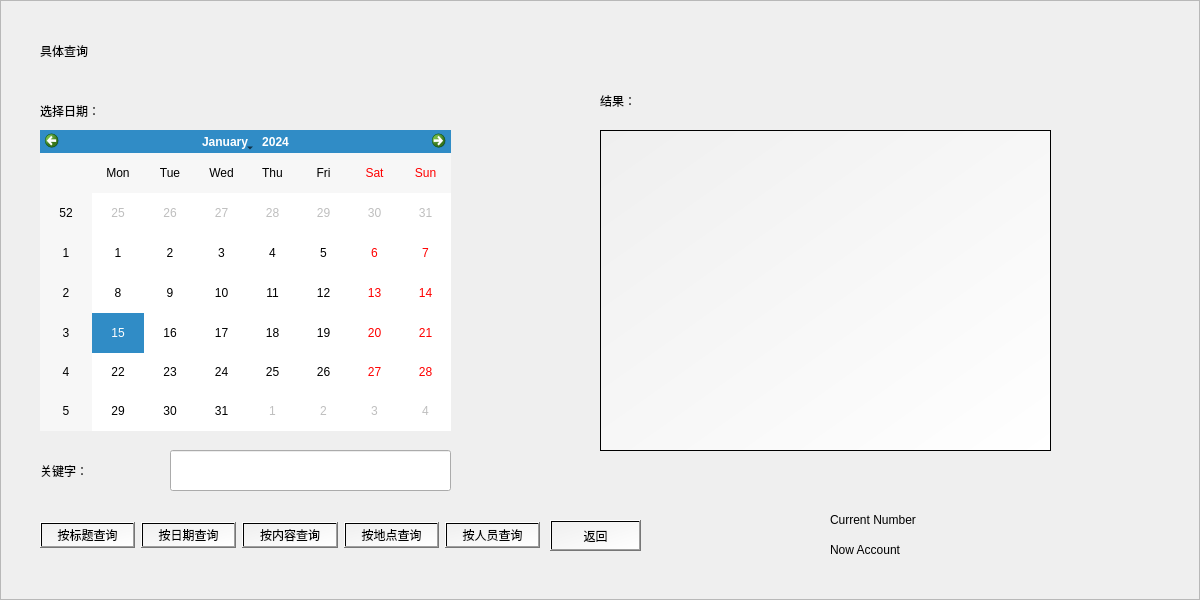
<?xml version="1.0" encoding="UTF-8"?>
<ui version="4.0">
 <class>findScheduleForm</class>
 <widget class="QWidget" name="findScheduleForm">
  <property name="geometry">
   <rect>
    <x>0</x>
    <y>0</y>
    <width>1200</width>
    <height>600</height>
   </rect>
  </property>
  <property name="minimumSize">
   <size>
    <width>1200</width>
    <height>600</height>
   </size>
  </property>
  <property name="maximumSize">
   <size>
    <width>1200</width>
    <height>600</height>
   </size>
  </property>
  <property name="windowTitle">
   <string>具体查询</string>
  </property>
  <widget class="QFrame" name="frame">
   <property name="geometry">
    <rect>
     <x>0</x>
     <y>0</y>
     <width>1200</width>
     <height>600</height>
    </rect>
   </property>
   <property name="minimumSize">
    <size>
     <width>1200</width>
     <height>600</height>
    </size>
   </property>
   <property name="maximumSize">
    <size>
     <width>1200</width>
     <height>600</height>
    </size>
   </property>
   <property name="styleSheet">
    <string notr="true">#frame{
background-image: url(:/BGs.png);
}</string>
   </property>
   <property name="frameShape">
    <enum>QFrame::StyledPanel</enum>
   </property>
   <property name="frameShadow">
    <enum>QFrame::Raised</enum>
   </property>
   <widget class="QCalendarWidget" name="calendarWidget">
    <property name="geometry">
     <rect>
      <x>40</x>
      <y>130</y>
      <width>411</width>
      <height>301</height>
     </rect>
    </property>
   </widget>
   <widget class="QWidget" name="layoutWidget">
    <property name="geometry">
     <rect>
      <x>40</x>
      <y>520</y>
      <width>500</width>
      <height>30</height>
     </rect>
    </property>
    <layout class="QHBoxLayout" name="horizontalLayout">
     <item>
      <widget class="QPushButton" name="pushButton">
       <property name="styleSheet">
        <string notr="true">background-color: qlineargradient(spread:pad, x1:0, y1:0, x2:1, y2:1, stop:0 rgba(0, 0, 0, 0), stop:1 rgba(255, 255, 255, 255));
font: 10pt &quot;等线&quot;;</string>
       </property>
       <property name="text">
        <string>按标题查询</string>
       </property>
      </widget>
     </item>
     <item>
      <widget class="QPushButton" name="pushButton_2">
       <property name="styleSheet">
        <string notr="true">background-color: qlineargradient(spread:pad, x1:0, y1:0, x2:1, y2:1, stop:0 rgba(0, 0, 0, 0), stop:1 rgba(255, 255, 255, 255));
font: 10pt &quot;等线&quot;;</string>
       </property>
       <property name="text">
        <string>按日期查询</string>
       </property>
      </widget>
     </item>
     <item>
      <widget class="QPushButton" name="pushButton_3">
       <property name="styleSheet">
        <string notr="true">background-color: qlineargradient(spread:pad, x1:0, y1:0, x2:1, y2:1, stop:0 rgba(0, 0, 0, 0), stop:1 rgba(255, 255, 255, 255));
font: 10pt &quot;等线&quot;;</string>
       </property>
       <property name="text">
        <string>按内容查询</string>
       </property>
      </widget>
     </item>
     <item>
      <widget class="QPushButton" name="pushButton_4">
       <property name="styleSheet">
        <string notr="true">background-color: qlineargradient(spread:pad, x1:0, y1:0, x2:1, y2:1, stop:0 rgba(0, 0, 0, 0), stop:1 rgba(255, 255, 255, 255));
font: 10pt &quot;等线&quot;;</string>
       </property>
       <property name="text">
        <string>按地点查询</string>
       </property>
      </widget>
     </item>
     <item>
      <widget class="QPushButton" name="pushButton_5">
       <property name="styleSheet">
        <string notr="true">background-color: qlineargradient(spread:pad, x1:0, y1:0, x2:1, y2:1, stop:0 rgba(0, 0, 0, 0), stop:1 rgba(255, 255, 255, 255));
font: 10pt &quot;等线&quot;;</string>
       </property>
       <property name="text">
        <string>按人员查询</string>
       </property>
      </widget>
     </item>
    </layout>
   </widget>
   <widget class="QLabel" name="label">
    <property name="geometry">
     <rect>
      <x>40</x>
      <y>460</y>
      <width>121</width>
      <height>21</height>
     </rect>
    </property>
    <property name="styleSheet">
     <string notr="true">font: 12pt &quot;等线&quot;;</string>
    </property>
    <property name="text">
     <string>关键字：</string>
    </property>
   </widget>
   <widget class="QPushButton" name="pushButton_6">
    <property name="geometry">
     <rect>
      <x>550</x>
      <y>520</y>
      <width>91</width>
      <height>31</height>
     </rect>
    </property>
    <property name="styleSheet">
     <string notr="true">background-color: qlineargradient(spread:pad, x1:0, y1:0, x2:1, y2:1, stop:0 rgba(0, 0, 0, 0), stop:1 rgba(255, 255, 255, 255));
font: 10pt &quot;等线&quot;;</string>
    </property>
    <property name="text">
     <string>返回</string>
    </property>
   </widget>
   <widget class="QLabel" name="label_number">
    <property name="geometry">
     <rect>
      <x>830</x>
      <y>510</y>
      <width>231</width>
      <height>20</height>
     </rect>
    </property>
    <property name="styleSheet">
     <string notr="true">font: 25 10pt &quot;等线 Light&quot;;</string>
    </property>
    <property name="text">
     <string>Current Number</string>
    </property>
   </widget>
   <widget class="QTextEdit" name="textEdit_show">
    <property name="geometry">
     <rect>
      <x>600</x>
      <y>130</y>
      <width>451</width>
      <height>321</height>
     </rect>
    </property>
    <property name="styleSheet">
     <string notr="true">background-color: qlineargradient(spread:pad, x1:0, y1:0, x2:1, y2:1, stop:0 rgba(0, 0, 0, 0), stop:1 rgba(255, 255, 255, 255));
font: 12pt &quot;等线&quot;;</string>
    </property>
   </widget>
   <widget class="QLabel" name="label_account">
    <property name="geometry">
     <rect>
      <x>830</x>
      <y>540</y>
      <width>291</width>
      <height>20</height>
     </rect>
    </property>
    <property name="styleSheet">
     <string notr="true">font: 25 10pt &quot;等线 Light&quot;;</string>
    </property>
    <property name="text">
     <string>Now Account</string>
    </property>
   </widget>
   <widget class="QLineEdit" name="lineEdit_info">
    <property name="geometry">
     <rect>
      <x>170</x>
      <y>450</y>
      <width>281</width>
      <height>41</height>
     </rect>
    </property>
    <property name="styleSheet">
     <string notr="true">font: 12pt &quot;等线&quot;;</string>
    </property>
   </widget>
   <widget class="QLabel" name="label_2">
    <property name="geometry">
     <rect>
      <x>40</x>
      <y>100</y>
      <width>101</width>
      <height>21</height>
     </rect>
    </property>
    <property name="styleSheet">
     <string notr="true">font: 12pt &quot;等线&quot;;
</string>
    </property>
    <property name="text">
     <string>选择日期：</string>
    </property>
   </widget>
   <widget class="QLabel" name="label_3">
    <property name="geometry">
     <rect>
      <x>600</x>
      <y>90</y>
      <width>101</width>
      <height>21</height>
     </rect>
    </property>
    <property name="styleSheet">
     <string notr="true">font: 75 12pt &quot;等线&quot;;</string>
    </property>
    <property name="text">
     <string>结果：</string>
    </property>
   </widget>
   <widget class="QLabel" name="label_account_2">
    <property name="geometry">
     <rect>
      <x>40</x>
      <y>20</y>
      <width>191</width>
      <height>61</height>
     </rect>
    </property>
    <property name="styleSheet">
     <string notr="true">font: 26pt &quot;黑体&quot;;
</string>
    </property>
    <property name="text">
     <string>具体查询</string>
    </property>
   </widget>
  </widget>
 </widget>
 <tabstops>
  <tabstop>lineEdit_info</tabstop>
  <tabstop>pushButton</tabstop>
  <tabstop>pushButton_2</tabstop>
  <tabstop>pushButton_3</tabstop>
  <tabstop>pushButton_4</tabstop>
  <tabstop>pushButton_5</tabstop>
  <tabstop>pushButton_6</tabstop>
  <tabstop>calendarWidget</tabstop>
  <tabstop>textEdit_show</tabstop>
 </tabstops>
 <resources/>
 <connections/>
</ui>
